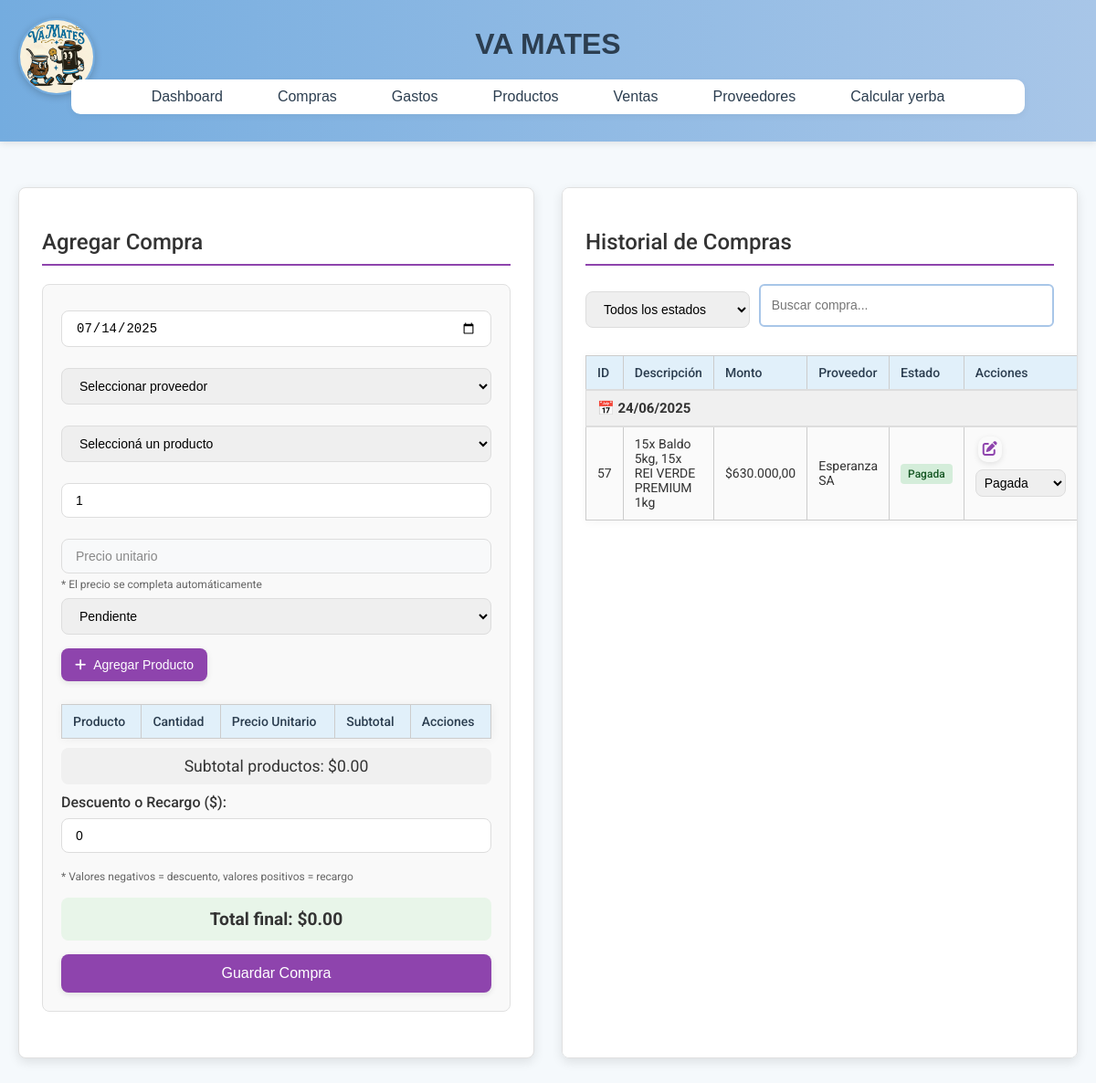
The app's page /compras/index.php, older data.
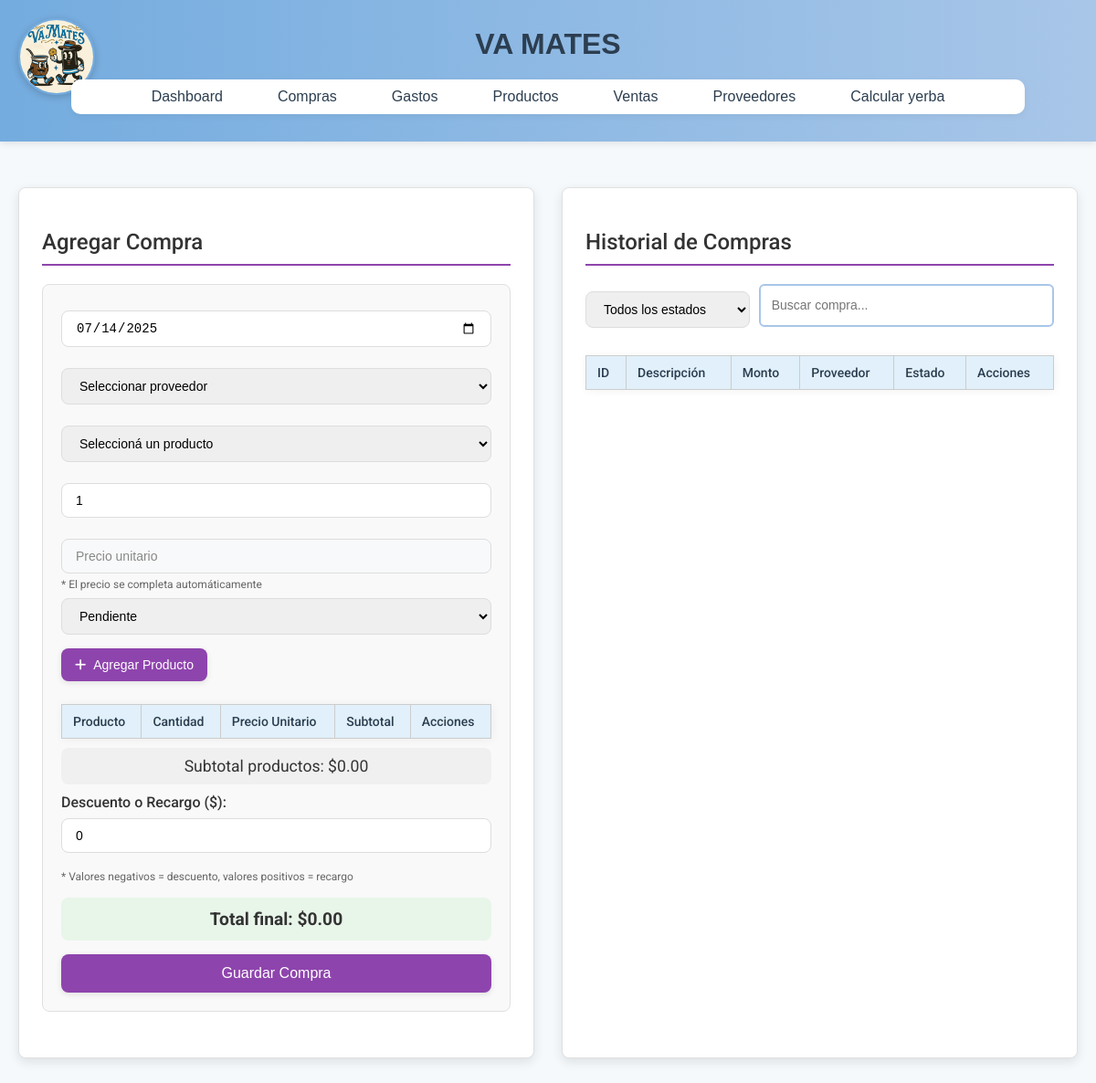
The same page, newer data.
### tables this page shows
CREATE TABLE `compras` (
  `id` int(11) NOT NULL,
  `descripcion` varchar(255) NOT NULL,
  `monto` decimal(10,2) NOT NULL,
  `fecha` date NOT NULL,
  `estado` enum('pendiente','pagada','cancelada') DEFAULT 'pendiente',
  `id_proveedor` int(11) DEFAULT NULL
);

CREATE TABLE `proveedores` (
  `id` int(11) NOT NULL,
  `nombre` varchar(100) NOT NULL,
  `detalle` text DEFAULT NULL,
  `estado` enum('activo','desactivado') NOT NULL DEFAULT 'activo'
);

### compras/index.php (the view, shortened to what the changed rows need)
<?php include '../includes/header.php'; ?>
<head>
    <link rel="stylesheet" href="/vamates3/assets/css/styles.css">
    <link rel="stylesheet" href="https://cdnjs.cloudflare.com/ajax/libs/font-awesome/6.4.0/css/all.min.css">
</head>
<div class="container">
    <div class="column left">
        <h2>Agregar Compra</h2>
        <form id="formCompra" action="add_compra.php" method="post" class="form-container">
                <?php
                include '../config/config.php';
                ?>
            <table id="tablaProductos">
                <thead>
                    <tr>
                        <th>Producto</th>
                        <th>Cantidad</th>
                        <th>Precio Unitario</th>
                        <th>Subtotal</th>
                        <th>Acciones</th>
                    </tr>
                </thead>
            </table>
        </form>
    </div>
    <div class="column right">
        <h2>Historial de Compras</h2>
        <table id="tablaCompras">
            <thead>
                <tr>
                    <th>ID</th>
                    <th>Descripción</th>
                    <th>Monto</th>
                    <th>Proveedor</th>
                    <th>Estado</th>
                    <th>Acciones</th>
                </tr>
            </thead>
            <tbody>
                <?php
                $sql = "SELECT c.*, p.nombre AS nombre_proveedor
                        FROM compras c
                        LEFT JOIN proveedores p ON c.id_proveedor = p.id
                        ORDER BY c.fecha DESC, c.id DESC";
                $result = $conn->query($sql);
                $fechaActual = '';
                $numeroColumnas = 6;
                while($compra = $result->fetch_assoc()):
                    $fechaCompra = $compra['fecha'];
                    $claseEstado = "estado-" . $compra['estado'];
                    if ($fechaActual !== $fechaCompra) {
                        $fechaActual = $fechaCompra;
                        $fechaFormateada = date('d/m/Y', strtotime($fechaCompra));
                        echo "<tr class='fecha-header'>
                                <td colspan='{$numeroColumnas}'>📅 {$fechaFormateada}</td>
                            </tr>";
                    }
                ?>
                <tr id="fila-compra-<?= $compra['id'] ?>" class="compra-row">
                    <td><?= $compra['id'] ?></td>
                    <td><?= htmlspecialchars($compra['descripcion']) ?></td>
                    <td>$<?= number_format($compra['monto'], 2, ',', '.') ?></td>
                    <td><?= htmlspecialchars($compra['nombre_proveedor'] ?? 'N/A') ?></td>
                    <td>
                        <span class="estado-badge <?= $claseEstado ?>">
                            <?= ucfirst($compra['estado']) ?>
                        </span>
                    </td>
                    <td>
                        <button class="btn-action btn-edit" onclick="editarCompra(<?= $compra['id'] ?>)">
                            <i class="fas fa-edit"></i>
                        </button>
                        <select onchange="cambiarEstado(<?= $compra['id'] ?>, this.value)"
                                class="control" style="width: auto; padding: 5px;">
                            <option value="pagada" <?= $compra['estado'] == 'pagada' ? 'selected' : '' ?>>Pagada</option>
                        </select>
                    </td>
                </tr>
                <?php endwhile; ?>
            </tbody>
        </table>
    </div>
</div>

Row changes from the older to the newer data that the page shows:
removed compras: fecha "24/06/2025", id "57", descripcion "15x Baldo 5kg, 15x REI VERDE PREMIUM 1kg", monto "630.000,00", id_proveedor.nombre "Esperanza SA", estado "Pagada", estado+id "Pagada"
